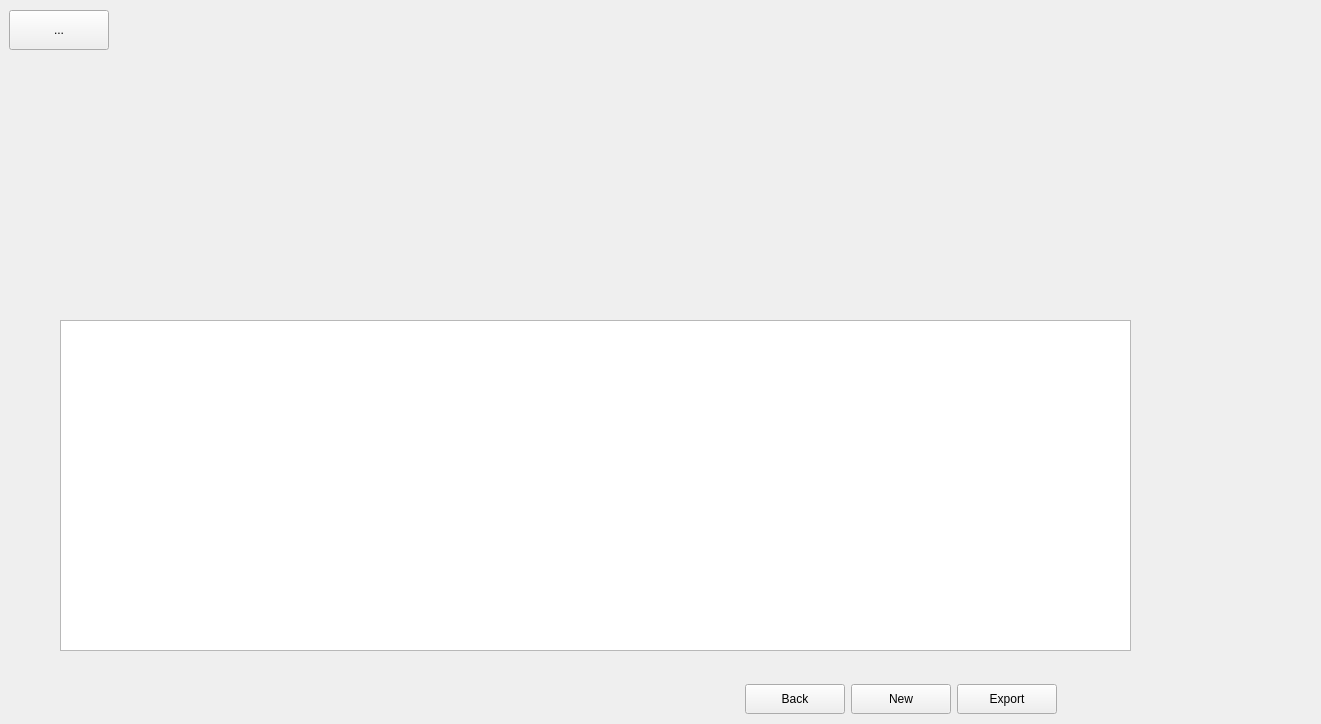
<?xml version="1.0" encoding="UTF-8"?>
<ui version="4.0">
 <class>MainWindow</class>
 <widget class="QMainWindow" name="MainWindow">
  <property name="geometry">
   <rect>
    <x>0</x>
    <y>0</y>
    <width>1321</width>
    <height>724</height>
   </rect>
  </property>
  <property name="windowTitle">
   <string>MainWindow</string>
  </property>
  <widget class="QWidget" name="centralwidget">
   <widget class="QTableWidget" name="tableWidget">
    <property name="geometry">
     <rect>
      <x>60</x>
      <y>320</y>
      <width>1071</width>
      <height>331</height>
     </rect>
    </property>
   </widget>
   <widget class="QWidget" name="widget" native="true">
    <property name="geometry">
     <rect>
      <x>60</x>
      <y>100</y>
      <width>1081</width>
      <height>141</height>
     </rect>
    </property>
   </widget>
   <widget class="QWidget" name="">
    <property name="geometry">
     <rect>
      <x>9</x>
      <y>9</y>
      <width>1276</width>
      <height>42</height>
     </rect>
    </property>
    <layout class="QHBoxLayout" name="Upper_Grid_Layout">
     <item>
      <widget class="QToolButton" name="toolButton">
       <property name="minimumSize">
        <size>
         <width>100</width>
         <height>40</height>
        </size>
       </property>
       <property name="text">
        <string>...</string>
       </property>
      </widget>
     </item>
     <item>
      <spacer name="horizontalSpacer_2">
       <property name="orientation">
        <enum>Qt::Horizontal</enum>
       </property>
       <property name="sizeHint" stdset="0">
        <size>
         <width>1168</width>
         <height>20</height>
        </size>
       </property>
      </spacer>
     </item>
    </layout>
   </widget>
   <widget class="QWidget" name="">
    <property name="geometry">
     <rect>
      <x>9</x>
      <y>683</y>
      <width>1048</width>
      <height>32</height>
     </rect>
    </property>
    <layout class="QHBoxLayout" name="Lower_Grid_Layout">
     <item>
      <spacer name="horizontalSpacer">
       <property name="orientation">
        <enum>Qt::Horizontal</enum>
       </property>
       <property name="sizeHint" stdset="0">
        <size>
         <width>728</width>
         <height>20</height>
        </size>
       </property>
      </spacer>
     </item>
     <item>
      <widget class="QPushButton" name="pushButton">
       <property name="minimumSize">
        <size>
         <width>100</width>
         <height>30</height>
        </size>
       </property>
       <property name="text">
        <string>Back</string>
       </property>
      </widget>
     </item>
     <item>
      <widget class="QPushButton" name="pushButton_2">
       <property name="minimumSize">
        <size>
         <width>100</width>
         <height>30</height>
        </size>
       </property>
       <property name="text">
        <string>New</string>
       </property>
      </widget>
     </item>
     <item>
      <widget class="QPushButton" name="pushButton_3">
       <property name="minimumSize">
        <size>
         <width>100</width>
         <height>30</height>
        </size>
       </property>
       <property name="text">
        <string>Export</string>
       </property>
      </widget>
     </item>
    </layout>
   </widget>
  </widget>
 </widget>
 <resources/>
 <connections/>
</ui>
